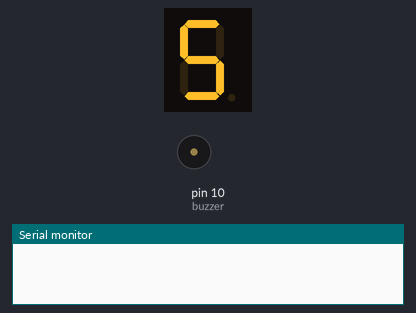
A sketch run on a simulated Arduino Uno, built with avr-gcc and run on an emulated ATmega328P. Parts: 1-digit seven-segment display, buzzer (waves = sounding), the last lines printed to the serial monitor. Wiring (inferred from the names in the program): 1-digit 7-segment display, segments lit when HIGH: segments pin 3, pin 4, pin 5, pin 6, pin 7, pin 8, pin 9. The segment pins are drawn as the display they are named for.

Above: at 0.1 s.
At 9.1 s:
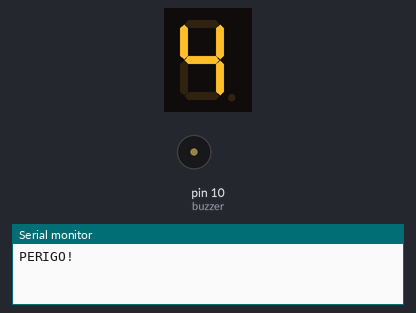
At 19.1 s:
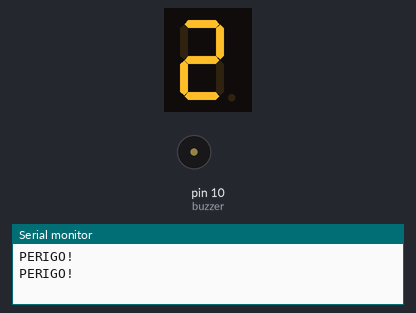
At 38.1 s:
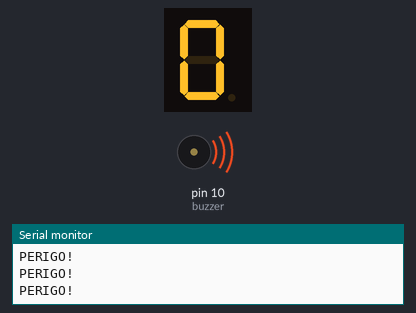
Timing chart, 0 to 39.6 s (numbered marks = the images above):
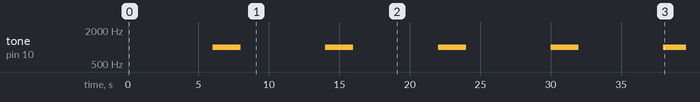

The sketch:

bomb.ino
```cpp
int segA = 3;
int segB = 4;
int segC = 5;
int segD = 6;
int segE = 7;
int segF = 8;
int segG = 9;

int buzzer = 10;

int mostrarCaracter(bool a, bool b, bool c, bool d, bool e, bool f, bool g)
{
  digitalWrite(segA, a);
  digitalWrite(segB, b);
  digitalWrite(segC, c);
  digitalWrite(segD, d);
  digitalWrite(segE, e);
  digitalWrite(segF, f);
  digitalWrite(segG, g);
}

void bomb(int buzzer, int frequencia) {
  tone(buzzer, frequencia);

  Serial.println("PERIGO!");

  delay(2000);
  noTone(buzzer);
}

void setup()
{
  pinMode(segA, OUTPUT);
  pinMode(segB, OUTPUT);
  pinMode(segC, OUTPUT);
  pinMode(segD, OUTPUT);
  pinMode(segE, OUTPUT);
  pinMode(segF, OUTPUT);
  pinMode(segG, OUTPUT);

  pinMode(buzzer, OUTPUT);

  Serial.begin(9600);
}

void loop()
{
  // Mostrar 5
  mostrarCaracter(HIGH, LOW, HIGH, HIGH, LOW, HIGH, HIGH);
  delay(1000);

  // Mostrar 4
  mostrarCaracter(LOW, HIGH, HIGH, LOW, LOW, HIGH, HIGH);
  delay(1000);

  // Mostrar 3
  mostrarCaracter(HIGH, HIGH, HIGH, HIGH, LOW, LOW, HIGH);
  delay(1000);

  // Mostrar 2
  mostrarCaracter(HIGH, HIGH, LOW, HIGH, HIGH, LOW, HIGH);
  delay(1000);

  // Mostrar 1
  mostrarCaracter(LOW, HIGH, HIGH, LOW, LOW, LOW, LOW);
  delay(1000);

   // Mostrar 0
  mostrarCaracter(HIGH, HIGH, HIGH, HIGH, HIGH, HIGH, LOW);
  delay(1000);

  bomb(buzzer, 1000);
}
```

Measured:
- by itself, tone on pin 10 (buzzer): alternates 1000 Hz for 2.0 s and silent for 6.0 s
- what the display in image 1 shows lasts 1.0 s, from 9.0 s to 10.0 s
